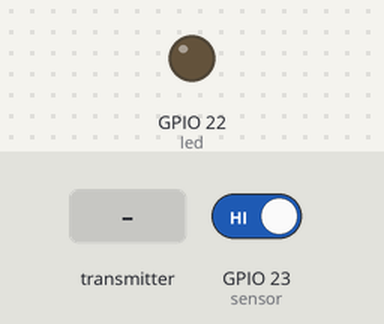
Simulated run of this sketch. Board: ESP32. Shown: output pins drawn as LEDs (lit = HIGH). The inputs (shaded band) are chosen by the test bench; at power-on: GPIO 23 (sensor) HIGH.

Above: at 1.2 s.
1.3 s: the transmitter starts sending incomingCommand = 1
At 2.0 s:
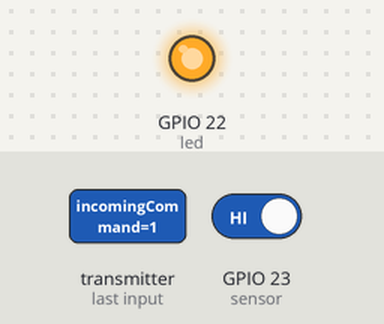
2.8 s: the transmitter starts sending incomingCommand = 0
At 3.3 s:
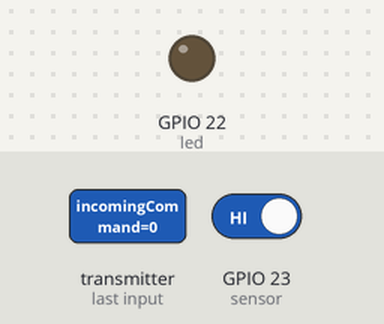
Timing chart, 0 to 5.8 s (numbered marks = the images above; inputs shaded):
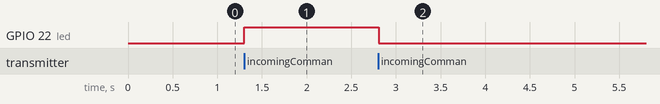

The sketch:

Button_Latest.ino
```cpp
#define sensor 23
#define led 22

#include <esp_now.h>
#include <WiFi.h>

uint8_t broadcastAddress[] = {0xA0, 0xB7, 0x65, 0xDC, 0x29, 0x84}; // Mainboard

String success;

typedef struct struct_messsage {
  int id;
  int task;
  int wrong;
  int right;
} struct_message;

struct_message sendingState;

int incomingCommand;
int oldCommand;
bool commandSent;

int sensorState;
int prev_sensorState;

esp_now_peer_info_t peerInfo;

void OnDataSent(const uint8_t *mac_addr, esp_now_send_status_t status) {
  /*Serial.print("\r\nLast Packet Send Status:\t");
  Serial.println(status == ESP_NOW_SEND_SUCCESS ? "Delivery Success" : "Delivery Fail");
  if (status ==0){
    success = "Delivery Success :)";
  }
  else{
    success = "Delivery Fail :(";
  }*/
}

void OnDataRecv(const uint8_t * mac, const uint8_t *incomingData, int len) {
  memcpy(&incomingCommand, incomingData, sizeof(incomingCommand));
  /*Serial.print("Bytes received: ");
  Serial.println(len);*/
}

void setup() {
  Serial.begin(115200);
  WiFi.mode(WIFI_STA);
  pinMode(sensor, INPUT_PULLUP);
  pinMode(led, OUTPUT);

  if (esp_now_init() != ESP_OK) {
    //Serial.println("Error initializing ESP-NOW");
    return;
  }

  sendingState.id = 3;
  sendingState.task = 0;
  sendingState.wrong = 0;
  sendingState.right = 0;
  incomingCommand = 0;
  oldCommand = 0;

  esp_now_register_send_cb(OnDataSent);

  memcpy(peerInfo.peer_addr, broadcastAddress, 6);
  peerInfo.channel = 0;
  peerInfo.encrypt = false;

  if (esp_now_add_peer(&peerInfo) != ESP_OK) {
    //Serial.println("Failed to add peer");
    return;
  }

  esp_now_register_recv_cb(esp_now_recv_cb_t(OnDataRecv));
}

void loop() {

  if (incomingCommand == 0) {
    digitalWrite(led, LOW);
    sendingState.task = 0;
    sensorState = digitalRead(sensor);
    if (sensorState == 0 && prev_sensorState == 1) {
      sendingState.wrong++;
    }
    prev_sensorState = sensorState;
    delay(10);
  }

  /*if (incomingCommand == 1 && incomingCommand != oldCommand) {
    digitalWrite(led, HIGH);
    while (incomingCommand == 1 && sendingState.task == 0) {
      sensorState = digitalRead(sensor);
      if (sensorState == 0 && prev_sensorState == 1) {
        digitalWrite(led, LOW);
        sendingState.task = 1;
        sendingState.right++;
      }
      prev_sensorState = sensorState;
      delay(10);
      if (incomingCommand == 0) {
        sendingState.task = 0;
        break;
      }
    }
    esp_err_t result = esp_now_send(broadcastAddress, (uint8_t *) &sendingState, sizeof(sendingState));
    while (incomingCommand == 1) {
    }
  }*/

  if (incomingCommand == 1) {
    digitalWrite(led, HIGH);
    while (incomingCommand == 1) {
      sensorState = digitalRead(sensor);
      if (sensorState == 0 && prev_sensorState == 1) {
        digitalWrite(led, LOW);
        sendingState.task = 1;
        sendingState.right++;
      }
      prev_sensorState = sensorState;
      delay(10);
      esp_err_t result = esp_now_send(broadcastAddress, (uint8_t *) &sendingState, sizeof(sendingState));

      if (incomingCommand == 0) {
        sendingState.task = 0;
        esp_err_t result = esp_now_send(broadcastAddress, (uint8_t *) &sendingState, sizeof(sendingState));
        break;
      }
    }
  }

  if (incomingCommand == 2 && incomingCommand != oldCommand) {
    digitalWrite(led, HIGH);
    sendingState.task = 0;
    sendingState.wrong = 0;
    sendingState.right = 0;
    esp_err_t result = esp_now_send(broadcastAddress, (uint8_t *) &sendingState, sizeof(sendingState));
  }

  if (incomingCommand == 3 && incomingCommand != oldCommand) {
    digitalWrite(led, HIGH);
    esp_err_t result = esp_now_send(broadcastAddress, (uint8_t *) &sendingState, sizeof(sendingState));
  }

  if (incomingCommand == 4 & incomingCommand != oldCommand) {
    digitalWrite(led, HIGH);
    sendingState.task = 1;
    esp_err_t result = esp_now_send(broadcastAddress, (uint8_t *) &sendingState, sizeof(sendingState));
  }

  oldCommand = incomingCommand;
}
```

Measured:
- after the input at 1.3 s, GPIO 22 (led): LOW → HIGH at once
- after the input at 2.8 s, GPIO 22 (led): HIGH → LOW at once
